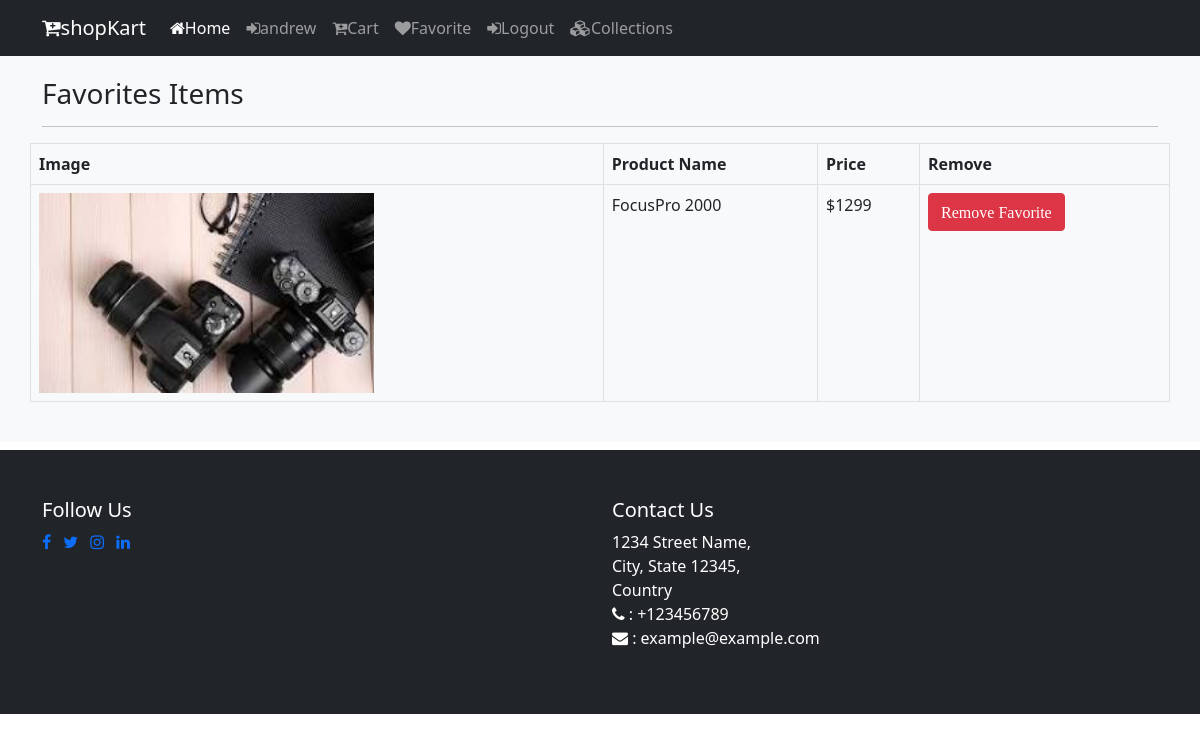
The page /viewfavorite (signed in) on the database its author committed.
### shop/models.py (models this page shows, shortened)
class Favorite(models.Model):
    user = models.ForeignKey(User,on_delete = models.CASCADE)
    product = models.ForeignKey(Product,on_delete = models.CASCADE)
    creared_at = models.DateTimeField(auto_now_add = True)

class Product(models.Model):
    catagory = models.ForeignKey(Catagory,on_delete =models.CASCADE)
    name = models.CharField(max_length = 150,null=False,blank = False)
    vendor = models.CharField(max_length = 150,null=False,blank = False)
    product_image = models.ImageField(upload_to=getFileName,null=False,blank=False)
    quantity =models.IntegerField(null=False,blank =False)
    original_price = models.FloatField(null=False,blank = False)
    selling_price = models.FloatField(null=False,blank = False)
    description = models.TextField(max_length=500,null =False,blank= False)
    status  = models.BooleanField(default = False,help_text="0-show,1-hidden")
    trending  = models.BooleanField(default = False,help_text="0-default,1-Trending")
    created_at=models.DateTimeField(auto_now_add =True)

### shop/views.py (the view)
# urls.py: path('viewfavorite',views.viewfavorite,name="viewfavorite"),
def viewfavorite(request):
    if request.user.is_authenticated:
        fav = Favorite.objects.filter(user=request.user)
        return render(request,"shop/viewfavorite.html",{"fav":fav})
    else:
        return redirect("/")

### shop/templates/shop/viewfavorite.html (shortened to what this page needs)
{% extends 'shop/layouts/main.html' %}
{% block content %}
<section class="bg-light py-4 my-2">
    <div class="container">
        <div class="row">
            <div class="col-12">
                <h4 class="mb-3">Cart Product</h4>
                <h3> Favorites Items</h3>
                <hr>
            </div>
            <table class="table table-bordered">
                <tr>
                    <th>Image</th>
                    <th>Product Name</th>
                    <th>Price</th>
                    <th>Remove</th>
                </tr>
                {% for items in fav %}
                <tr>
                    <td>
                        <img src="{{ items.product.product_image.url }}" alt="Categories" style="height: 200px; object-fit: cover;">
                    </td>
                    <td>{{ items.product.name }}</td>
                    <td>${{ items.product.selling_price | stringformat:'d' }}</td>
                    <td>
                        <a href="{% url 'removefavorite' items.id %}" onclick="return confirm('Are you sure to remove it')">
                            <button class="btn btn-danger btn-sn"><i class="fa fa-trsh">Remove Favorite</i></button>
                        </a>
                    </td>
                </tr>
                {% endfor %}
            </table>
        </div>
    </div>
</section>
{% endblock content %}

### shop/templates/shop/inc/navbar.html (shortened to what this page needs)
<nav class="navbar navbar-expand-lg navbar-dark bg-dark fixed-top">
    <div class="container">
      <a class="navbar-brand" href="{% url 'home' %}"><i class="fa fa-cart-plus"></i>shopKart</a>
      <div class="collapse navbar-collapse" id="navbarNav">
        <ul class="navbar-nav ns-auto">
            <a class="nav-link active" aria-current="page" href="{% url 'home' %}"><i class="fa fa-home"></i>Home</a>
            {% if request.user.is_authenticated %}
            <a class="nav-link" href="#"><i class="fa fa-sign-in"></i>{{request.user}}</a>
            <a class="nav-link" href="{% url 'viewcart'%}"><i class="fa fa-cart-plus"></i>Cart</a>
            <a class="nav-link" href="{% url 'viewfavorite'%}"><i class="fa fa-heart"></i>Favorite</a>
            <a class="nav-link" href="{% url 'logout_page'%}"><i class="fa fa-sign-in"></i>Logout</a>
            {% else %}
            <a class="nav-link" href="{% url 'register'%}"><i class="fa fa-users"></i>Register</a>
            <a class="nav-link" href="{% url 'login_page'%}"><i class="fa fa-users"></i>Login</a>
            {% endif%}
            <a class="nav-link" href="{% url 'collection'%}"><i class="fa fa-cubes"></i>Collections</a>
        </ul>
      </div>
    </div>
  </nav>

### rows shown on the page
Favorite: product.product_image (picture), product.name "FocusPro 2000", product.selling_price "1299"

### other values the page prints
{{ request.user }} "andrew"
